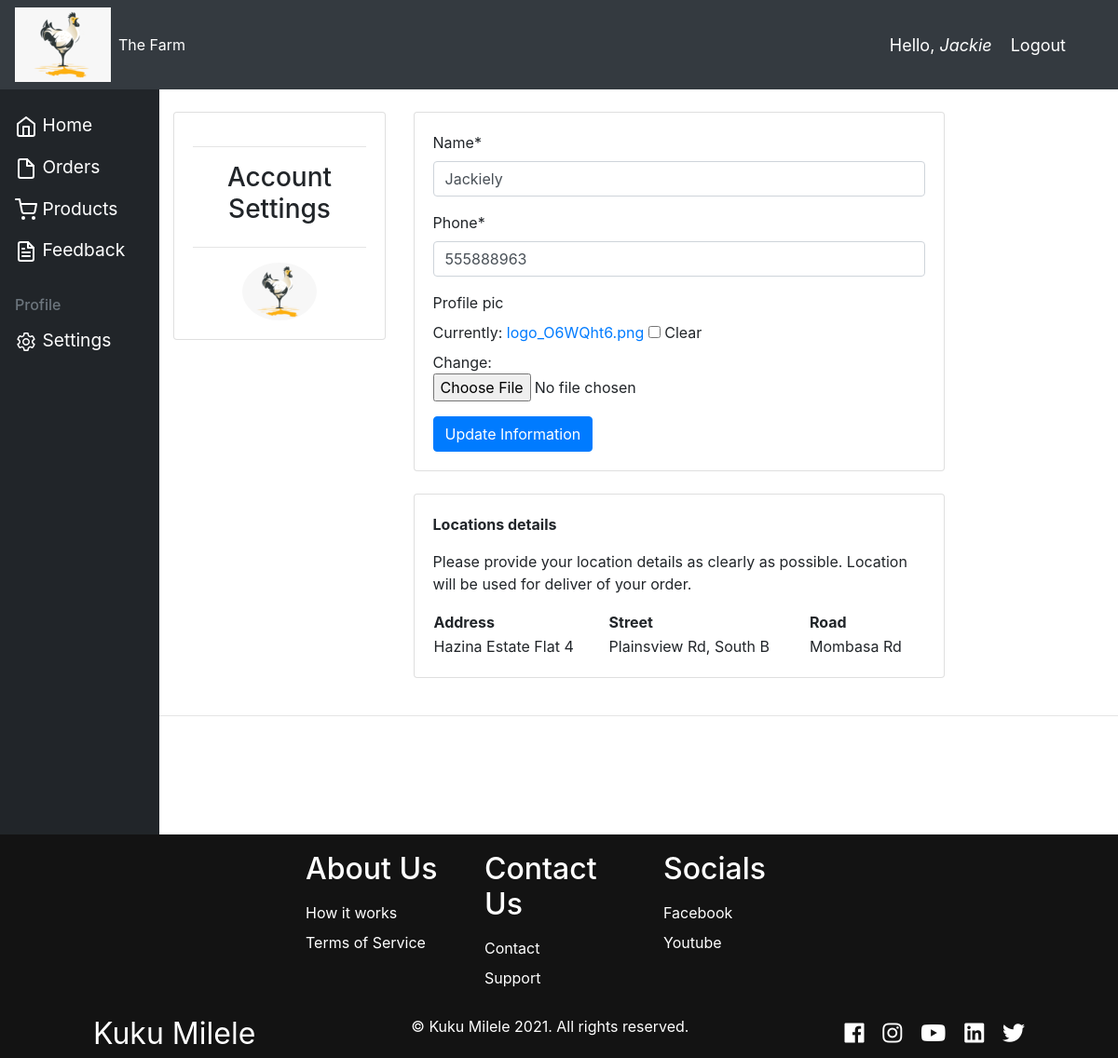
/account/ (signed in), run on the app's committed database.
### accounts/models.py (models this page shows, shortened)
class Customer(models.Model):
    user = models.OneToOneField(
        User, null=True, blank=True, on_delete=models.CASCADE)
    name = models.CharField(max_length=100, null=True)
    phone = models.CharField(max_length=15, null=True)
    profile_pic = models.ImageField(
        default="profile1.png", null=True, blank=True)
    date_created = models.DateTimeField(auto_now_add=True, null=True)
    is_staff = models.BooleanField(default=False, null=True)

class Delivery(models.Model):
    customer = models.ForeignKey(Customer, null=True, on_delete=models.CASCADE)
    address = models.CharField(max_length=75, null=True)
    street = models.CharField(max_length=75, null=True)
    road = models.CharField(max_length=75, null=True)

### accounts/decorators.py (the view)
        def wrapper_func(request, *args, **kwargs):
            group = None
            if request.user.groups.exists():
                group = request.user.groups.all()[0].name
            if group in allowed_roles:
                return view_func(request, *args, **kwargs)
            else:
                return HttpResponse('You are not authorized to view this page as per the decorator')

### accounts/forms.py
class CustomerForm(ModelForm):
    class Meta:
        model = Customer
        fields = "__all__"
        exclude = ["user", "is_staff"]

### accounts/views.py (called while the page is built)
@login_required(login_url="login")
@allowed_users(allowed_roles=["customer"])
def accountSettings(request):
    customer = request.user.customer
    form = CustomerForm(instance=customer)
    location = Delivery.objects.get(customer_id=customer.id)
    if request.method == "POST":
        form = CustomerForm(request.POST, request.FILES, instance=customer)
        if form.is_valid:
            form.save()
            return redirect("/")
    context = {"form": form, "location": location}
    return render(request, "accounts/account_settings.html", context)

### accounts/templates/accounts/account_settings.html (shortened to what this page needs)
{% extends 'accounts/home.html' %} {% load crispy_forms_tags %} {% load static
%} {% block content %}
<br />
<div class="row">
  <div class="col-md-3">
    <div class="card card-body">
      <hr />
      <h3 style="text-align: center">Account Settings</h3>
      <hr />
      <img
        class="profile-pic"
        src="{{request.user.customer.profile_pic.url}}"
      />
    </div>
  </div>
  <div class="col-md-7">
    <div class="card card-body">
      <form method="POST" action="" enctype="multipart/form-data">
        {% csrf_token %} {{form|crispy}}
        <div class="row">
          <div class="col-md-5">
            <button type="submit" class="btn btn-primary btn-flex">
              Update Information
            </button>
          </div>
        </div>
      </form>
    </div>
  </div>
</div>
<br />
<div class="row">
  <div class="col-md-3"></div>
  <div class="col-md-7">
    <div class="card card-body">
      <table>
        <p style="font-weight: bold">Locations details</p>
        <p>
          Please provide your location details as clearly as possible. Location
          will be used for deliver of your order.
        </p>
        <tr>
          <th>Address</th>
          <th>Street</th>
          <th>Road</th>
        </tr>
        <tr>
          <td>{{location.address}}</td>
          <td>{{location.street}}</td>
          <td>{{location.road}}</td>
        </tr>
      </table>
    </div>
  </div>
</div>
{% endblock %}

### accounts/templates/accounts/navbar.html (shortened to what this page needs)
{% load static %}
<nav class="navbar navbar-expand-lg navbar-dark bg-dark">
  <a href="{% url 'home' %}"
    ><img src="{% static 'images/logo.png' %}" alt=""
  /></a>
  <div class="collapse navbar-collapse" id="navbarNav">
    <ul class="navbar-nav">
      <li class="nav-item active">
        <a class="nav-link" href="{% url 'home' %}">The Farm</a>
      </li>
    </ul>
  </div>
  <span class="hello-msg">Hello,<i class="username"> {{request.user}}</i></span>
  <span class="hello-msg"
    ><a class="hello-msg" href="{% url 'logout' %}">Logout</a></span
  >
</nav>

### static/css/main.css (style rules this page uses)
*, html { scroll-behavior: smooth; }
body { background-color: #ebeff5; }

### accounts/templates/accounts/navbar.html (style rules this page uses)
.hello-msg { font-size: 18px; color: #fff; margin-right: 20px; }

### accounts/templates/accounts/account_settings.html (style rules this page uses)
.profile-pic { max-width: 5rem; max-height: 5rem; margin: 0 auto; border-radius: 50%; }

### data on the page
Customer: name "Jackiely", phone "555888963"
Delivery: address "Hazina Estate Flat 4", street "Plainsview Rd, South B", road "Mombasa Rd"

### other printed values
{{ request.user }} "Jackie"
